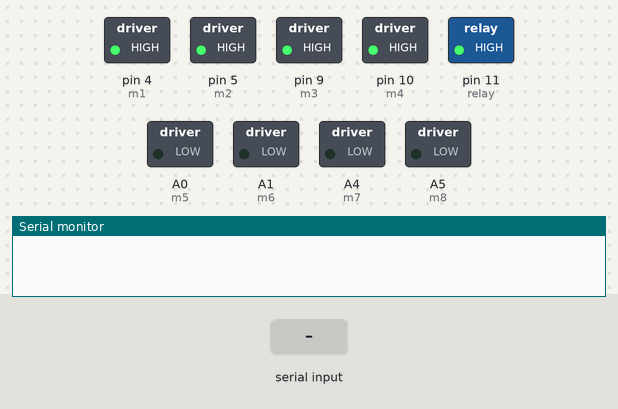
This sketch was run on a simulated Arduino Uno, built with avr-gcc and run on an emulated ATmega328P. Parts: switched loads named in the sketch (green lamp = pin HIGH), the last lines printed to the serial monitor. Inputs (shaded band) come from the test bench.

Above: at 1.3 s.
1.4 s: "1" received over the second serial link
At 2.1 s:
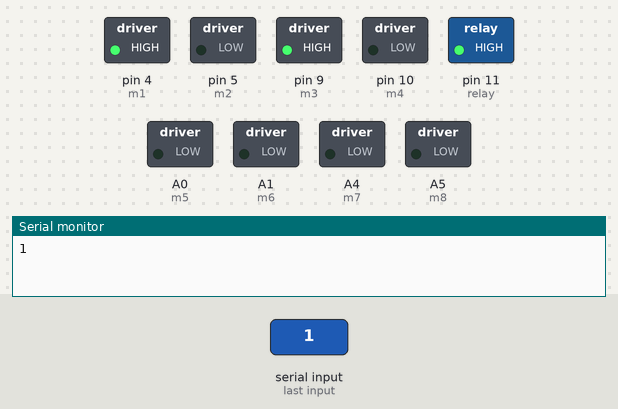
2.9 s: "u" received over the second serial link
At 3.7 s:
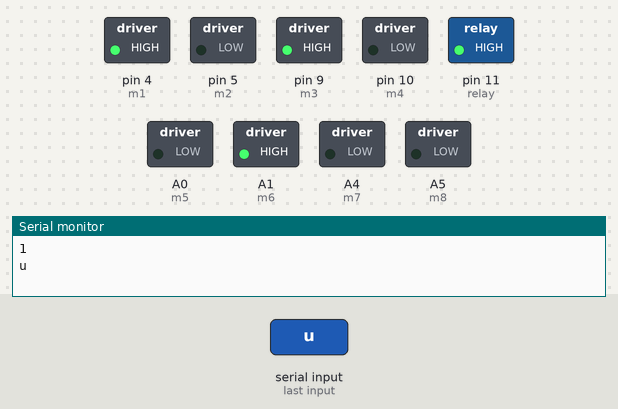
5.4 s: "d" received over the second serial link
At 6.0 s:
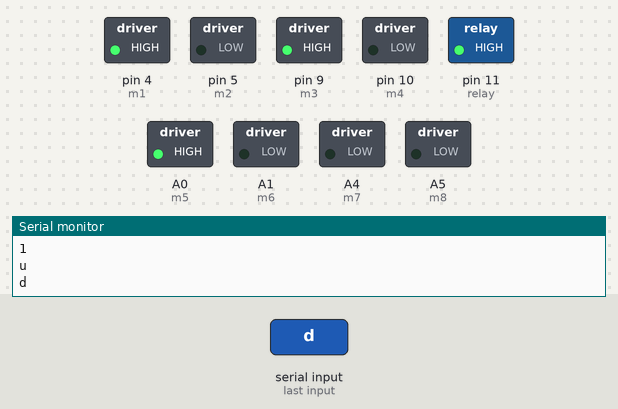
7.9 s: "2" received over the second serial link
At 9.1 s:
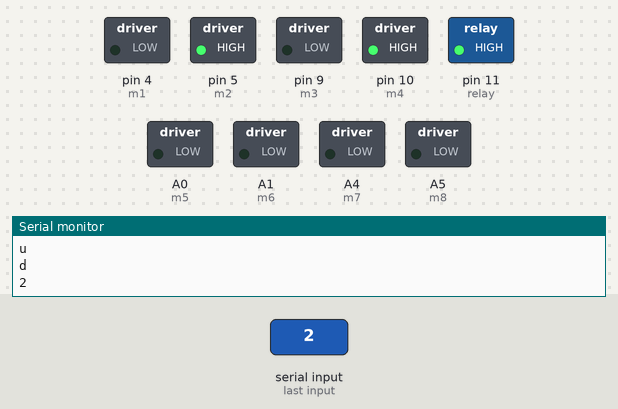
9.4 s: "U" received over the second serial link
At 10.2 s:
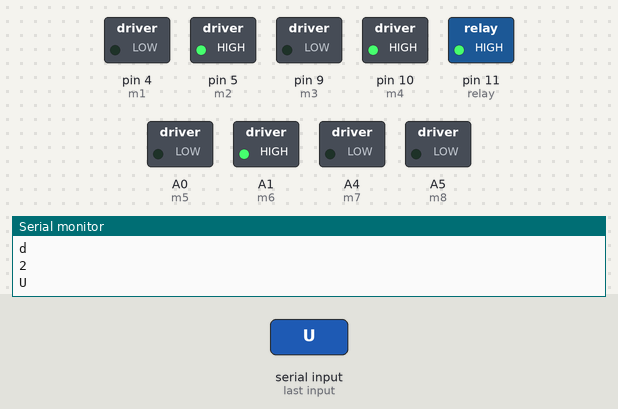
11.9 s: "3" received over the second serial link
At 12.2 s:
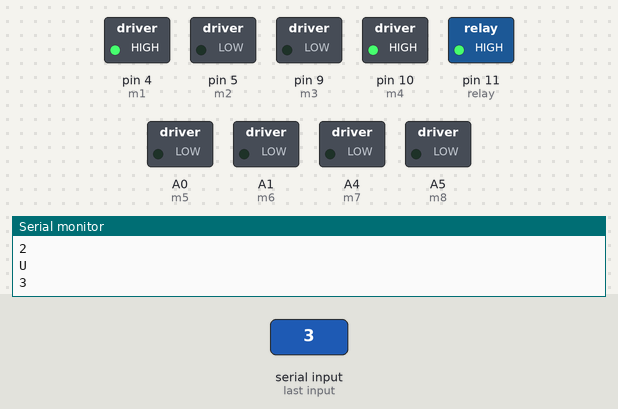
Timing chart, 0 to 14.4 s (numbered marks = the images above; inputs shaded):
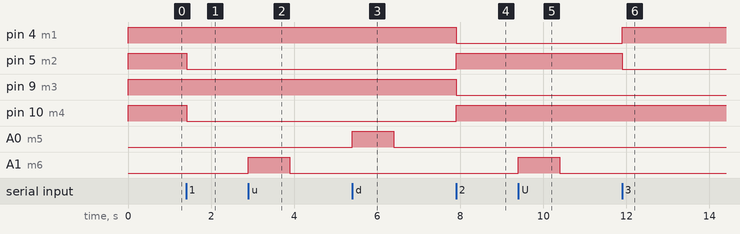

The sketch:

agri_robot.ino
```cpp
#include<SoftwareSerial.h>
SoftwareSerial bt(2, 3);
#define m1 4
#define m2 5
#define m3 9
#define m4 10

#define m5 A0
#define m6 A1
#define m7 A4
#define m8 A5
#define relay 11


void setup()
{
  Serial.begin(9600);
  bt.begin(9600);
  pinMode(m1, OUTPUT);
  pinMode(m2, OUTPUT);
  pinMode(m3, OUTPUT);
  pinMode(m4, OUTPUT);

  pinMode(m5, OUTPUT);
  pinMode(m6, OUTPUT);
  pinMode(m7, OUTPUT);
  pinMode(m8, OUTPUT);
  pinMode(relay, OUTPUT);
  digitalWrite(relay, HIGH);

  digitalWrite(m1, HIGH);
  digitalWrite(m2, HIGH);
  digitalWrite(m3, HIGH);
  digitalWrite(m4, HIGH);

  bt.print("1-forward, 2-backward, 3-left, 4-right, 5-stop, u-up, d-down, C-cutter on, s-cutter stop, 6->water on, 7->water off");
}

void loop()
{
  if (bt.available() > 0)
  {
    char data = bt.read();
    Serial.println(data);

    if (data == '1')
    {
      bt.println("forward");
      forward();
    }

    if (data == '2')
    {
      backward();
    }

    if (data == '3')
    {
      left();
    }

    if (data == '4')
    {
      right();
    }
    if (data == '5')
    {
      Stop();
    }

    if (data == '6')
    {
      digitalWrite(relay, LOW);
    }

    if (data == '7')
    {
      digitalWrite(relay, HIGH);
    }

    if (data == 'u' || data == 'U')
    {
      up();
    }

    if (data == 'd' || data == 'D')
    {
      down();
    }

    if (data == 's' || data == 'S')
    {
      Close();
    }

    if (data == 'c' || data == 'C')
    {
      Open();
    }
  }
}


void forward()
{
  digitalWrite(m1, HIGH);
  digitalWrite(m2, LOW);
  digitalWrite(m3, HIGH);
  digitalWrite(m4, LOW);
}

void backward()
{
  digitalWrite(m1, LOW);
  digitalWrite(m2, HIGH);
  digitalWrite(m3, LOW);
  digitalWrite(m4, HIGH);
}

void left()
{
  digitalWrite(m1, HIGH);
  digitalWrite(m2, LOW);
  digitalWrite(m3, LOW);
  digitalWrite(m4, HIGH);
}

void right()
{
  digitalWrite(m1, LOW);
  digitalWrite(m2, HIGH);
  digitalWrite(m3, HIGH);
  digitalWrite(m4, LOW);
}

void Stop()
{
  digitalWrite(m1, HIGH);
  digitalWrite(m2, HIGH);
  digitalWrite(m3, HIGH);
  digitalWrite(m4, HIGH);
}


void up()
{
  digitalWrite(m6, HIGH);
  digitalWrite(m5, LOW);
  delay(1000);
  digitalWrite(m6, LOW);
  digitalWrite(m5, LOW);
}

void down()
{
  digitalWrite(m6, LOW);
  digitalWrite(m5, HIGH);
  delay(1000);
  digitalWrite(m6, LOW);
  digitalWrite(m5, LOW);
}

void Open()
{
  digitalWrite(m8, HIGH);
  digitalWrite(m7, LOW);
}

void Close()
{
  digitalWrite(m8, LOW);
  digitalWrite(m7, LOW);
}
```

Measured:
- after the input at 1.4 s, pin 5 (m2), pin 10 (m4): HIGH → LOW at once
- after the input at 2.9 s, A1 (m6): LOW → HIGH at once, → LOW 1.0 s later
- after the input at 5.4 s, A0 (m5): LOW → HIGH at once, → LOW 1.0 s later
- after the input at 7.9 s, pin 4 (m1), pin 9 (m3): HIGH → LOW at once; pin 5 (m2), pin 10 (m4): LOW → HIGH at once
- after the input at 9.4 s, A1 (m6): LOW → HIGH at once, → LOW 1.0 s later
- after the input at 11.9 s, pin 4 (m1): LOW → HIGH at once; pin 5 (m2): HIGH → LOW at once
